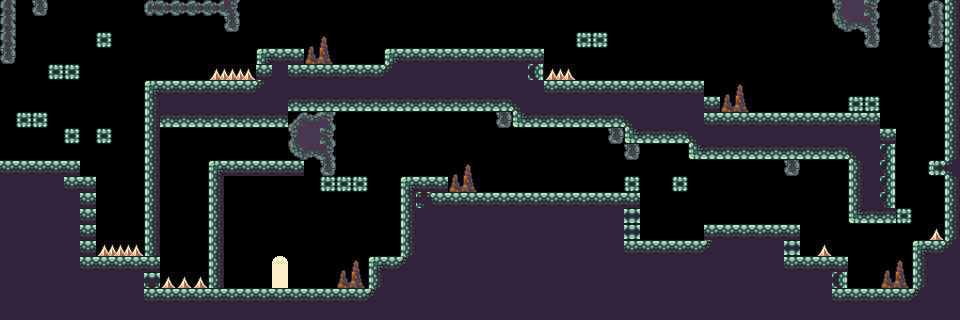

A level layout from a 2D game, rendered from its tile map. Below: a short description, then the map file with tile-grid data replaced by summaries:
An orthogonal 60x20 tile map with 16x16 px tiles, 1 tile layer (Tile Layer 1) and 15 objects (14x ENEMY, PLAYER).

<map version="1.0" orientation="orthogonal" renderorder="right-down" width="60" height="20" tilewidth="16" tileheight="16" nextobjectid="17">
 <tileset firstgid="1" name="tilesprite" tilewidth="16" tileheight="16" tilecount="256">
  <image source="../Images/tilesprite.png" trans="ffffff" width="257" height="257" />
 </tileset>
 <layer name="Tile Layer 1" width="60" height="20">
  <data>[1200 cells, 624 non-empty, 41 distinct tile ids]</data>
 </layer>
 <objectgroup name="Object Layer 1">
  <object id="1" type="ENEMY" gid="129" x="326" y="55" width="16" height="16" />
  <object id="2" type="PLAYER" gid="97" x="24" y="149" width="16" height="16" />
  <object id="3" type="ENEMY" gid="129" x="422" y="43" width="16" height="16" />
  <object id="4" type="ENEMY" gid="129" x="605" y="70" width="16" height="16" />
  <object id="5" type="ENEMY" gid="129" x="782" y="96" width="16" height="16" />
  <object id="6" type="ENEMY" gid="129" x="748" y="104" width="16" height="16" />
  <object id="7" type="ENEMY" gid="129" x="668" y="231" width="16" height="16" />
  <object id="8" type="ENEMY" gid="129" x="484" y="184" width="16" height="16" />
  <object id="9" type="ENEMY" gid="129" x="518" y="183" width="16" height="16" />
  <object id="10" type="ENEMY" gid="129" x="557" y="176" width="16" height="16" />
  <object id="11" type="ENEMY" gid="129" x="857" y="273" width="16" height="16" />
  <object id="12" type="ENEMY" gid="129" x="649" y="222" width="16" height="16" />
  <object id="14" type="ENEMY" gid="129" x="242" y="268" width="16" height="16" />
  <object id="15" type="ENEMY" gid="129" x="300" y="268" width="16" height="16" />
  <object id="16" type="ENEMY" gid="129" x="367" y="237" width="16" height="16" />
 </objectgroup>
</map>